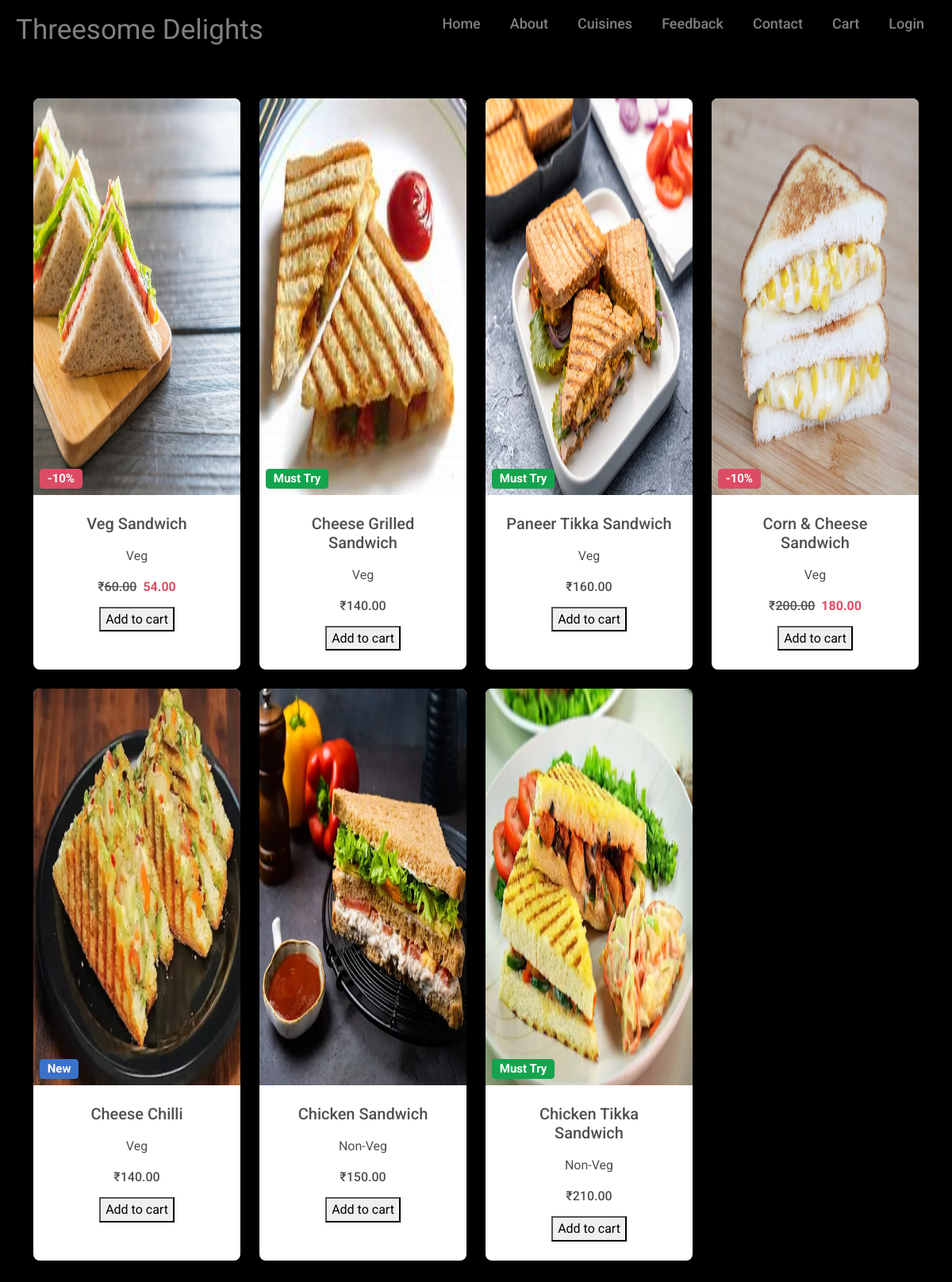
/sandwich, run on the app's committed database.
### App/models.py (models this page shows, shortened)
class Sandwich(models.Model):
    name = models.CharField(max_length=255)
    price = models.DecimalField(max_digits=10, decimal_places=2)
    image = models.ImageField(upload_to='static/img/' , default='img')
    category = models.ForeignKey(Category, on_delete=models.CASCADE)
    type = models.ForeignKey(Badge_Sandwich, on_delete=models.CASCADE, related_name= "sandwichs")
    def get_price_with_discount(self):
        discount = (self.price) * Decimal(10 / 100)
        return round(self.price - discount,2)
    def render_code_price(self):
        template = Template(self.type.code_price)
        return template.render(Context({'sandwich': self}))

class Badge_Sandwich(models.Model):
    name = models.CharField(max_length=255)
    code = models.CharField(max_length=700, default='<h5><span class="badge bg-primary ms-2">New</span></h5>')
    code_price = models.CharField(max_length=700, default='<s>{{sandwich.price | safe}}</s><strong class="ms-2 text-danger">{{sandwich.get_price_with_discount | safe}}</strong>')

class Category(models.Model):
    name = models.CharField(max_length=255, unique=True)

### App/views.py (the view, shortened to what this page needs)
# urls.py: path("sandwich", sandwich, name="sandwich"),
@csrf_exempt
def sandwich(request):
    sandwichs = Sandwich.objects.all()
    context = {
        'sandwichs': sandwichs,
    }
    return render(request, "sandwich.html", context)

### App/templates/sandwich.html (shortened to what this page needs)
{% load static %}
{% include "Header.html" %}
<!DOCTYPE html>
<html lang="en">
<head>
    <link rel="stylesheet" href="{% static '/css/services.css' %}">
    <link href="https://cdnjs.cloudflare.com/ajax/libs/font-awesome/6.0.0/css/all.min.css" rel="stylesheet" />
    <link href="https://cdnjs.cloudflare.com/ajax/libs/mdb-ui-kit/6.4.2/mdb.min.css" rel="stylesheet" />
</head>
<body style="background-color: #000000;">
    <section>
        <div class="text-center container py-5">
            <div class="row">
                {% for sandwich in sandwichs %}
                <div class="col-lg-3 col-md-6 mb-4">
                    <div class="card h-100">
                        <div class="bg-image hover-zoom ripple ripple-surface ripple-surface-light"
                            data-mdb-ripple-color="light">
                            <img src="{{sandwich.image.url}}" class="w-100" style="height: 500px;" />
                            <a href="#!">
                                <div class="mask">
                                    <div class="d-flex justify-content-start align-items-end h-100">
                                        {{sandwich.type.code|safe}}
                                    </div>
                                </div>
                            </a>
                        </div>
                        <div class="card-body">
                            <a href="" class="text-reset">
                                <h5 class="card-title mb-3">{{ sandwich.name}}</h5>
                            </a>
                            <a href="" class="text-reset">
                                <p>{{ sandwich.category.name}}</p>
                            </a>
                            <h6 class="mb-3">₹{{ sandwich.render_code_price | safe }}</h6>
                            <button onclick="addToCart('{{ sandwich.name }}')">Add to cart</button>
                        </div>
                    </div>
                </div>
                {% endfor %}
            </div>
        </div>
    </section>
</body>
</html>

### App/templates/header.html (shortened to what this page needs)
{% load static %}
<!DOCTYPE html>
<html lang="en">
<head>
<link rel="stylesheet" href="{% static '/css/style.css' %}">
</head>
<body>
{% block Header %}
<nav>
    <div class="menu">
        <div class="logo">
            {% if user.is_authenticated %}
                <a href="{% url "home" %}">Threesome Delights</a>
            {% else %}
                <a href="#">Threesome Delights</a>
            {% endif %}
        </div>
        <ul>
            <li><a href="{% url "home" %}">Home</a></li>
            <li><a href="{% url "about" %}">About</a></li>
            <li><a href="{% url "cuisines" %}">Cuisines</a></li>
            <li><a href="{% url "feedback" %}">Feedback</a></li>
            <li><a href="{% url "contact_us" %}">Contact</a></li>
            <li><a href="{% url "cart" %}">Cart</a></li>
            {% if user.is_authenticated%}
                <li><a href="{% url "logout_user" %}">Logout</a></li>
            {% else %}
                <li><a href="{% url "login_user" %}">Login</a></li>
            {% endif %}
        </ul>
    </div>
</nav>
{% endblock Header %}
</body>
</html>

### App/static/css/style.css (style rules this page uses)
:root { --font-ubuntu: 'Ubuntu', sans-serif; --font-segoe: 'Segoe UI', Tahoma, Geneva, Verdana, sans-serif; --color-black: #000; --color-white: #fff; --color-background: #121212; }
body { color: var(--color-white); margin: 0; padding: 0; font-family: var(--font-ubuntu); background: var(--color-background); }
nav { position: static !important; background: #000000; opacity: 50%; width: 100%; padding: 10px 0; z-index: 12; }
nav .menu { max-width: 1250px; margin: auto; display: flex; align-items: center; justify-content: space-between; padding: 0 20px; }
.menu .logo a { text-decoration: none; color: #fff; font-size: 35px; font-weight: 400; font-family: 'Mali', 'cursive'; }
.menu ul { display: inline-flex; list-style: none; }
.menu ul li { list-style: none; margin-left: 7px; }
.menu ul li:first-child { margin-left: 0px; }
.menu ul li a { text-decoration: none; color: #fff; font-size: 18px; font-weight: 500; padding: 8px 15px; border-radius: 5px; transition: all 0.3s ease; }

### data on the page
Sandwich: image (picture), type.code "-10%", name "Veg Sandwich", category.name "Veg", render_code_price "60.00 54.00"
Sandwich: image (picture), type.code "Must Try", name "Cheese Grilled Sandwich", category.name "Veg", render_code_price "140.00"
Sandwich: image (picture), type.code "Must Try", name "Paneer Tikka Sandwich", category.name "Veg", render_code_price "160.00"
Sandwich: image (picture), type.code "-10%", name "Corn & Cheese Sandwich", category.name "Veg", render_code_price "200.00 180.00"
Sandwich: image (picture), type.code "New", name "Cheese Chilli", category.name "Veg", render_code_price "140.00"
Sandwich: image (picture), name "Chicken Sandwich", category.name "Non-Veg", render_code_price "150.00"
Sandwich: image (picture), type.code "Must Try", name "Chicken Tikka Sandwich", category.name "Non-Veg", render_code_price "210.00"
